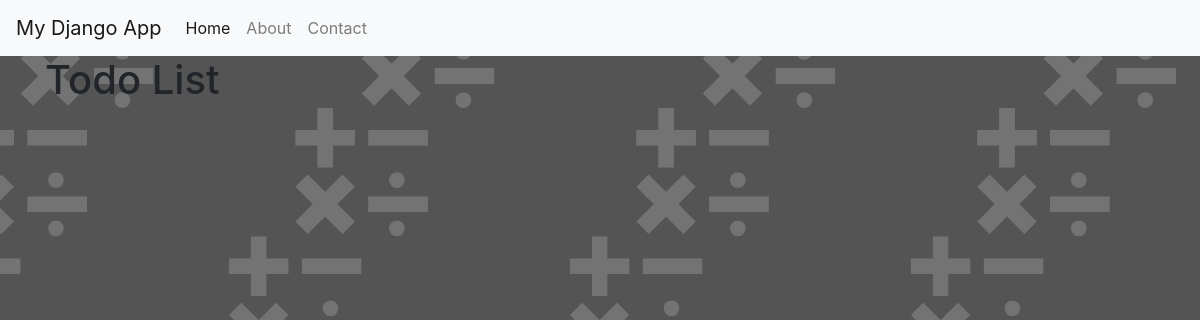
Page /todos/ on the earlier database version.
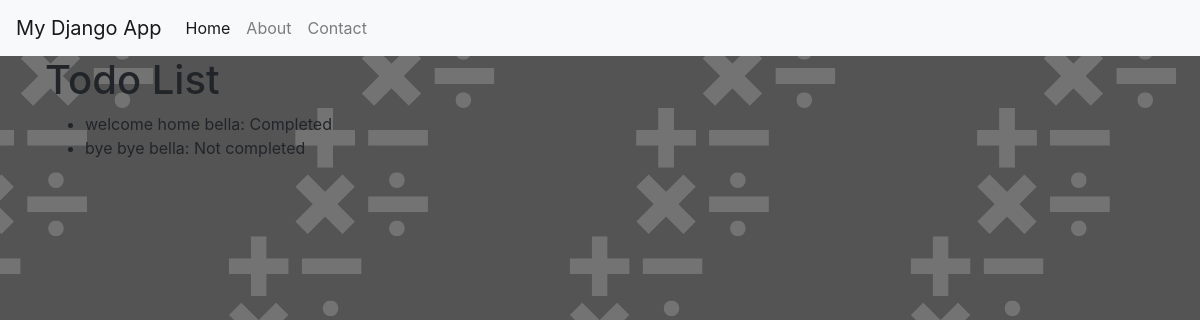
Same page on the later database version.
### myapp/models.py (models this page shows)
class TodoItem(models.Model):
    title = models.CharField(max_length=200)
    completed = models.BooleanField(default=False)

### myapp/views.py (the view)
# urls.py: path("todos/", views.todos, name="Todos")
def todos(request):
    items = TodoItem.objects.all()
    return render(request, "todos.html", {"todos": items})

### myapp/templates/todos.html
{% extends "base.html" %} {% block content %}
<h1>Todo List</h1>
<ul>
    {% for todo in todos %}
    <li>
        {{ todo.title }}: {% if todo.completed %}Completed{% else %}Not completed{% endif %}
    </li>
    {% endfor %}
</ul>
{% endblock %}

### myapp/templates/base.html (shortened to what this page needs)
<!DOCTYPE html>
<html lang="en">
  <head>
    <link rel="stylesheet" href="style.css">
    <link rel="stylesheet" href="https://stackpath.bootstrapcdn.com/bootstrap/4.3.1/css/bootstrap.min.css"  rel="stylesheet" />
  </head>
  <body>
    <nav class="navbar navbar-expand-lg navbar-light bg-light">
      <a class="navbar-brand" href="#">My Django App</a>
      <div class="collapse navbar-collapse" id="navbarNav">
        <ul class="navbar-nav">
          <li class="nav-item active">
            <a class="nav-link" href="#">Home</a>
          </li>
          <li class="nav-item">
            <a class="nav-link" href="#">About</a>
          </li>
          <li class="nav-item">
            <a class="nav-link" href="#">Contact</a>
          </li>
        </ul>
      </div>
    </nav>
    <div class="container">{% block content %} {% endblock %}</div>
  </body>
</html>

### myapp/static/style.css (style rules this page uses)
body { background-image: url("mbg.png"); }

Differences in the rows shown:
added TodoItem: title "welcome home bella", completed "Completed"
added TodoItem: title "bye bye bella", completed "Not completed"
